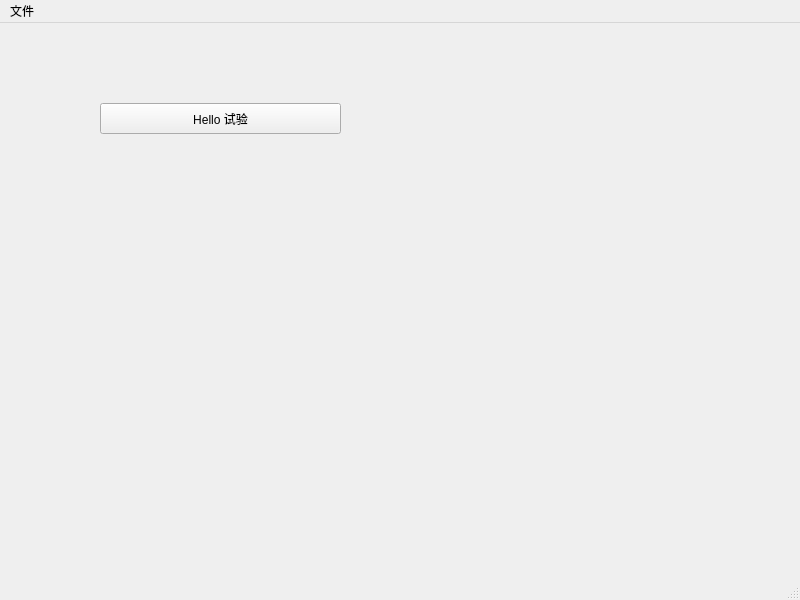
<?xml version="1.0" encoding="UTF-8"?>
<ui version="4.0">
 <class>MainWindow</class>
 <widget class="QMainWindow" name="MainWindow">
  <property name="geometry">
   <rect>
    <x>0</x>
    <y>0</y>
    <width>800</width>
    <height>600</height>
   </rect>
  </property>
  <property name="windowTitle">
   <string>MainWindow</string>
  </property>
  <widget class="QWidget" name="centralwidget">
   <widget class="QPushButton" name="pushButton">
    <property name="geometry">
     <rect>
      <x>100</x>
      <y>80</y>
      <width>241</width>
      <height>31</height>
     </rect>
    </property>
    <property name="text">
     <string>Hello 试验</string>
    </property>
   </widget>
  </widget>
  <widget class="QMenuBar" name="menubar">
   <property name="geometry">
    <rect>
     <x>0</x>
     <y>0</y>
     <width>800</width>
     <height>34</height>
    </rect>
   </property>
   <widget class="QMenu" name="menu">
    <property name="title">
     <string>文件</string>
    </property>
    <addaction name="actionP1"/>
   </widget>
   <addaction name="menu"/>
  </widget>
  <widget class="QStatusBar" name="statusbar"/>
  <action name="actionP1">
   <property name="text">
    <string>P1</string>
   </property>
  </action>
 </widget>
 <resources/>
 <connections/>
</ui>
